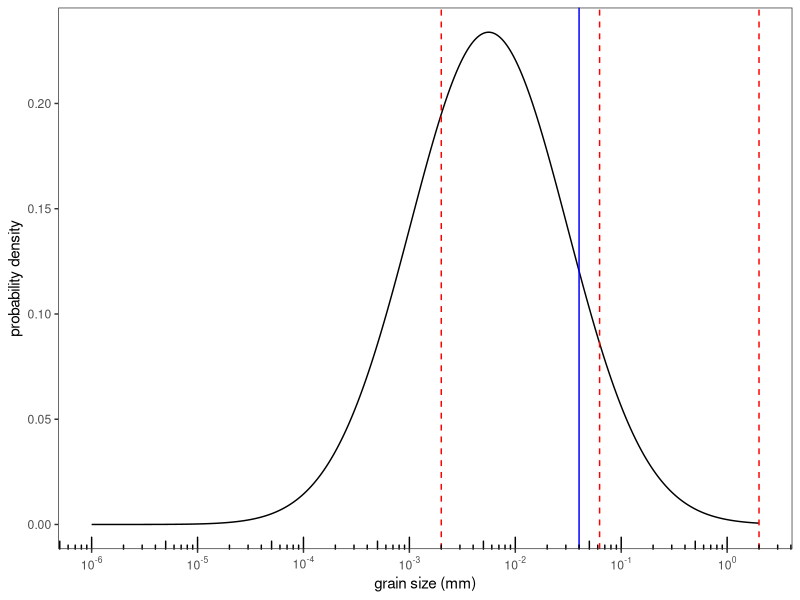

This chart was generated by the following R code:
#Script to generate log-normal distributed grain size distribution
#Written by: J. A. Nghiem
#Last edited: August 24, 2020

#Summary: This script generates a log-normal grain size distribution based on input distribution parameters.
#It creates grain size and concentration data in a user-specified number of grain size classes for input into sedimentation model.

#Load packages
library(dplyr)
library(data.table)
library(ggplot2)
library(here)

#Inputs
#Discretization parameters
nclass <- 28 #number of discrete grain size classes
grain_size_min <- 0.00002 #mm, lower grain size bound of smallest grain size class
grain_size_max <- 2 #mm, upper grain size bound of largest grain size class
#Set expectation and standard deviation of grain size distribution
ex <- 0.024 #mm, mean of distribution is 24 microns
sd <- 0.1 #mm, standard deviation of distribution is 100 microns
ssc <- 0.0002082547 #suspended sediment volumetric concentration from Mississippi River depth profiles from Jordan, 1965 
#ssc has units vol sediment/vol water; mass concentration is about 0.55 g/L (or kg/m^3) and divide by sediment density (assumed 2650 kg/m^3) to obtain ssc
#Path to csv file that will be created by the script
output_path <- here("Model", "parametric_gsd.csv")

#Calculations and processing below
var <- sd^2 #convert standard deviation to variance

#Calculate the log-normal distribution parameters (mu and sigma squared)
mu <- log(ex^2/sqrt(var+ex^2))
sgsq <- log((var/ex^2)+1)

#Generate a vector of grain sizes to evaluate the probability density
grain_sizes <- exp(seq(log(0.000001), log(2), length.out=1000)) #log-spaced from 10^-6 to 2 mm
#Create a data frame to calculate probability densities
gs_df <- data.frame(size=grain_sizes) %>%
  mutate(log_size=log(grain_sizes)) %>% #take the log of grain sizes
  mutate(density=dnorm(log_size, mean=mu, sd=sqrt(sgsq))) #log grain size is normally distributed

#Plot the grain size distribution in semilog space
ggplot(gs_df, aes(size, density))+
  geom_line()+
  #plot vertical lines to mark grain size transitions
  geom_vline(xintercept=c(0.002, 0.0625, 2), lty=2, col="red")+ #size classification of clay, silt, and sand
  geom_vline(xintercept=0.04, col="blue")+ #approximate floc threshold according to Lamb et al., 2020
  #make the horizontal axis log scale
  scale_x_log10(breaks=10^(-10:10), labels=scales::trans_format("log10", scales::math_format(10^.x)))+
  annotation_logticks(sides="b")+
  labs(x="grain size (mm)", y="probability density")+
  theme_bw()+
  theme(panel.grid=element_blank())

#Create data frame with discretized grain size classes and concentration partitioned into each class
#Generate log-spaced grain size bin boundaries
bbounds <- seq(log(grain_size_min), log(grain_size_max), length.out=nclass+1) #values in log space
lower <- bbounds[-length(bbounds)]; upper <- bbounds[-1]

discretized_df <- data.frame(lower, upper) %>%
  mutate(center=(lower+upper)/2) %>% #calculate bin centers as simple average of lower and upper bounds in log space
  mutate(frac=pnorm(upper, mean=mu, sd=sqrt(sgsq))-pnorm(lower, mean=mu, sd=sqrt(sgsq))) %>% #calculate the fraction in each bin
  mutate(frac=frac/sum(frac)) %>% #normalize fractions so that their sum is 1
  mutate(gsc=ssc*frac) %>% #partition total suspended sediment concentration into each grain size class
  mutate_at(vars("lower", "upper", "center"), exp) #take exponential of grain sizes to convert them back to mm

#Save grain size class data to a csv file
fwrite(discretized_df, output_path)
#Explanations of variables:
#lower: minimum grain size (mm) contained in a grain size class
#upper: maximum grain size (mm) contained in a grain size class
#center: representative grain size (mm) for a grain size class, calculated as the average of the lower and upper grain sizes in log space
#gsc: volumetric suspended sediment concentration in a grain size class
